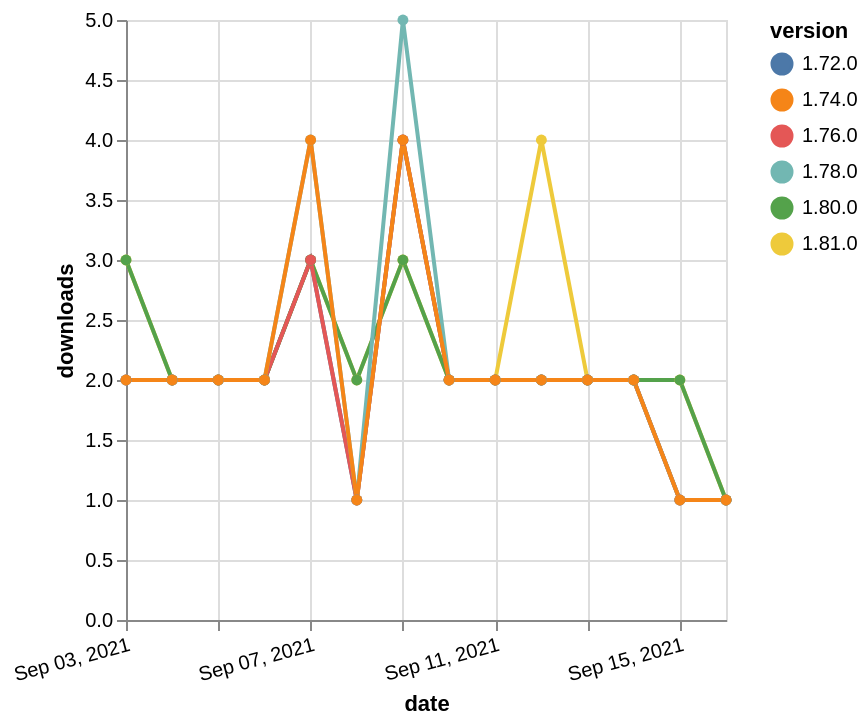

Vega-Lite specification for this chart:
### Vega-Lite specification from a JSON file in a GitHub repository (floating-point values rounded to 4 significant figures)
{"$schema": "https://vega.github.io/schema/vega-lite/v5.json", "description": "A simple bar chart with embedded data.", "data": {"values": [{"date": "2021-09-03", "total": 1008, "delta": 3, "version": "1.81.0"}, {"date": "2021-09-04", "total": 1010, "delta": 2, "version": "1.81.0"}, {"date": "2021-09-05", "total": 1012, "delta": 2, "version": "1.81.0"}, {"date": "2021-09-06", "total": 1014, "delta": 2, "version": "1.81.0"}, {"date": "2021-09-07", "total": 1017, "delta": 3, "version": "1.81.0"}, {"date": "2021-09-08", "total": 1019, "delta": 2, "version": "1.81.0"}, {"date": "2021-09-09", "total": 1022, "delta": 3, "version": "1.81.0"}, {"date": "2021-09-10", "total": 1024, "delta": 2, "version": "1.81.0"}, {"date": "2021-09-11", "total": 1026, "delta": 2, "version": "1.81.0"}, {"date": "2021-09-12", "total": 1030, "delta": 4, "version": "1.81.0"}, {"date": "2021-09-13", "total": 1032, "delta": 2, "version": "1.81.0"}, {"date": "2021-09-14", "total": 1034, "delta": 2, "version": "1.81.0"}, {"date": "2021-09-15", "total": 1036, "delta": 2, "version": "1.81.0"}, {"date": "2021-09-16", "total": 1037, "delta": 1, "version": "1.81.0"}, {"date": "2021-09-03", "total": 2352, "delta": 2, "version": "1.72.0"}, {"date": "2021-09-04", "total": 2354, "delta": 2, "version": "1.72.0"}, {"date": "2021-09-05", "total": 2356, "delta": 2, "version": "1.72.0"}, {"date": "2021-09-06", "total": 2358, "delta": 2, "version": "1.72.0"}, {"date": "2021-09-07", "total": 2361, "delta": 3, "version": "1.72.0"}, {"date": "2021-09-08", "total": 2362, "delta": 1, "version": "1.72.0"}, {"date": "2021-09-09", "total": 2366, "delta": 4, "version": "1.72.0"}, {"date": "2021-09-10", "total": 2368, "delta": 2, "version": "1.72.0"}, {"date": "2021-09-11", "total": 2370, "delta": 2, "version": "1.72.0"}, {"date": "2021-09-12", "total": 2372, "delta": 2, "version": "1.72.0"}, {"date": "2021-09-13", "total": 2374, "delta": 2, "version": "1.72.0"}, {"date": "2021-09-14", "total": 2376, "delta": 2, "version": "1.72.0"}, {"date": "2021-09-15", "total": 2377, "delta": 1, "version": "1.72.0"}, {"date": "2021-09-16", "total": 2378, "delta": 1, "version": "1.72.0"}, {"date": "2021-09-03", "total": 1464, "delta": 3, "version": "1.80.0"}, {"date": "2021-09-04", "total": 1466, "delta": 2, "version": "1.80.0"}, {"date": "2021-09-05", "total": 1468, "delta": 2, "version": "1.80.0"}, {"date": "2021-09-06", "total": 1470, "delta": 2, "version": "1.80.0"}, {"date": "2021-09-07", "total": 1473, "delta": 3, "version": "1.80.0"}, {"date": "2021-09-08", "total": 1475, "delta": 2, "version": "1.80.0"}, {"date": "2021-09-09", "total": 1478, "delta": 3, "version": "1.80.0"}, {"date": "2021-09-10", "total": 1480, "delta": 2, "version": "1.80.0"}, {"date": "2021-09-11", "total": 1482, "delta": 2, "version": "1.80.0"}, {"date": "2021-09-12", "total": 1484, "delta": 2, "version": "1.80.0"}, {"date": "2021-09-13", "total": 1486, "delta": 2, "version": "1.80.0"}, {"date": "2021-09-14", "total": 1488, "delta": 2, "version": "1.80.0"}, {"date": "2021-09-15", "total": 1490, "delta": 2, "version": "1.80.0"}, {"date": "2021-09-16", "total": 1491, "delta": 1, "version": "1.80.0"}, {"date": "2021-09-03", "total": 2026, "delta": 2, "version": "1.76.0"}, {"date": "2021-09-04", "total": 2028, "delta": 2, "version": "1.76.0"}, {"date": "2021-09-05", "total": 2030, "delta": 2, "version": "1.76.0"}, {"date": "2021-09-06", "total": 2032, "delta": 2, "version": "1.76.0"}, {"date": "2021-09-07", "total": 2035, "delta": 3, "version": "1.76.0"}, {"date": "2021-09-08", "total": 2036, "delta": 1, "version": "1.76.0"}, {"date": "2021-09-09", "total": 2040, "delta": 4, "version": "1.76.0"}, {"date": "2021-09-10", "total": 2042, "delta": 2, "version": "1.76.0"}, {"date": "2021-09-11", "total": 2044, "delta": 2, "version": "1.76.0"}, {"date": "2021-09-12", "total": 2046, "delta": 2, "version": "1.76.0"}, {"date": "2021-09-13", "total": 2048, "delta": 2, "version": "1.76.0"}, {"date": "2021-09-14", "total": 2050, "delta": 2, "version": "1.76.0"}, {"date": "2021-09-15", "total": 2051, "delta": 1, "version": "1.76.0"}, {"date": "2021-09-16", "total": 2052, "delta": 1, "version": "1.76.0"}, {"date": "2021-09-03", "total": 1956, "delta": 2, "version": "1.78.0"}, {"date": "2021-09-04", "total": 1958, "delta": 2, "version": "1.78.0"}, {"date": "2021-09-05", "total": 1960, "delta": 2, "version": "1.78.0"}, {"date": "2021-09-06", "total": 1962, "delta": 2, "version": "1.78.0"}, {"date": "2021-09-07", "total": 1966, "delta": 4, "version": "1.78.0"}, {"date": "2021-09-08", "total": 1967, "delta": 1, "version": "1.78.0"}, {"date": "2021-09-09", "total": 1972, "delta": 5, "version": "1.78.0"}, {"date": "2021-09-10", "total": 1974, "delta": 2, "version": "1.78.0"}, {"date": "2021-09-11", "total": 1976, "delta": 2, "version": "1.78.0"}, {"date": "2021-09-12", "total": 1978, "delta": 2, "version": "1.78.0"}, {"date": "2021-09-13", "total": 1980, "delta": 2, "version": "1.78.0"}, {"date": "2021-09-14", "total": 1982, "delta": 2, "version": "1.78.0"}, {"date": "2021-09-15", "total": 1983, "delta": 1, "version": "1.78.0"}, {"date": "2021-09-16", "total": 1984, "delta": 1, "version": "1.78.0"}, {"date": "2021-09-03", "total": 2495, "delta": 2, "version": "1.74.0"}, {"date": "2021-09-04", "total": 2497, "delta": 2, "version": "1.74.0"}, {"date": "2021-09-05", "total": 2499, "delta": 2, "version": "1.74.0"}, {"date": "2021-09-06", "total": 2501, "delta": 2, "version": "1.74.0"}, {"date": "2021-09-07", "total": 2505, "delta": 4, "version": "1.74.0"}, {"date": "2021-09-08", "total": 2506, "delta": 1, "version": "1.74.0"}, {"date": "2021-09-09", "total": 2510, "delta": 4, "version": "1.74.0"}, {"date": "2021-09-10", "total": 2512, "delta": 2, "version": "1.74.0"}, {"date": "2021-09-11", "total": 2514, "delta": 2, "version": "1.74.0"}, {"date": "2021-09-12", "total": 2516, "delta": 2, "version": "1.74.0"}, {"date": "2021-09-13", "total": 2518, "delta": 2, "version": "1.74.0"}, {"date": "2021-09-14", "total": 2520, "delta": 2, "version": "1.74.0"}, {"date": "2021-09-15", "total": 2521, "delta": 1, "version": "1.74.0"}, {"date": "2021-09-16", "total": 2522, "delta": 1, "version": "1.74.0"}]}, "width": "container", "mark": {"type": "line", "point": {"filled": true}}, "encoding": {"x": {"field": "date", "type": "temporal", "timeUnit": "yearmonthdate", "title": "date", "axis": {"labelAngle": -15}}, "y": {"field": "delta", "type": "quantitative", "title": "downloads"}, "color": {"field": "version", "type": "nominal"}, "tooltip": {"field": "delta"}}}
